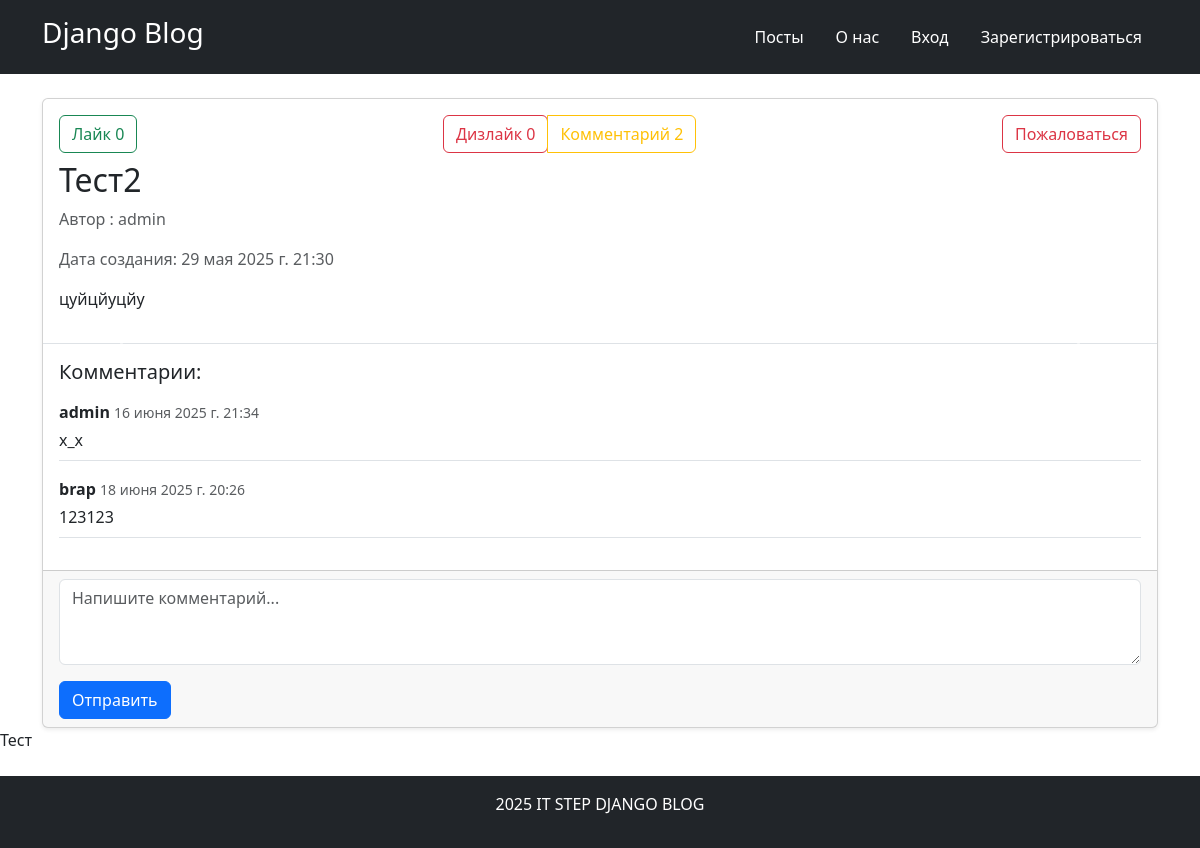
The page /posts/2 on the database its author committed.
### app/models.py (models this page shows, shortened)
class Post(models.Model):
    title = models.CharField(max_length=256, verbose_name="Название Поста")
    content = models.CharField(max_length=3000, verbose_name="Контент Поста")
    created_at = models.DateTimeField(auto_now_add=True, verbose_name="Дата Создания")
    author = models.ForeignKey(User, on_delete=models.CASCADE, verbose_name="Автор")
    def get_likes_count(self):
        return self.likes.count()
    def get_dislikes_count(self):
        return self.dislikes.count()
    def get_comments_count(self):
        return self.comments.count()
    def get_first_media(self):
        return self.media.order_by("created_at").first()
    class Meta:
        verbose_name_plural = "Посты"

class Comment(models.Model):
    post = models.ForeignKey(Post, on_delete=models.CASCADE, related_name="comments", verbose_name="Пост")
    body = models.CharField(max_length=1024, verbose_name="Содержимое")
    user = models.ForeignKey(User, on_delete=models.CASCADE, verbose_name="Пользователь")
    created_at = models.DateTimeField(auto_now_add=True, verbose_name="Дата Создания")
    class Meta:
        verbose_name_plural = "Комментарии"

### app/views.py (the view)
# urls.py: path("posts/<int:pk>", PostDetailView.as_view(), name="post-detail"),  # Получение поста
class PostDetailView(DetailView):
    model = Post
    template_name = "app/post_detail.html"
    context_object_name = "post"
    def get_context_data(self, **kwargs):
        context = super().get_context_data(**kwargs)
        context["comment_form"] = CommentForm()  # Добавлили переменную comment_form
        context["post_test"] = "Тест"
        return context

### app/forms.py
class CommentForm(forms.ModelForm):
    body = forms.CharField(widget=forms.Textarea(attrs={
        "class": "form-control",
        "rows": "3",
        "placeholder": "Напишите комментарий...",
    }))
    class Meta:
        model = Comment
        fields = ["body"]

### templates/app/post_detail.html (shortened to what this page needs)
{% extends 'base.html' %}
{% block main %}
<div class="container mt-4">
    <div class="card shadow-sm">
        <div class="card-body pb-0">
            <div class="d-flex justify-content-between flex-wrap gap-2 mb-2">
                <div class="btn-group">
                    <form action="{% url 'like' post.pk %}" method="post">
                        <button type="submit" class="btn btn-outline-success">
                            Лайк {{ post.get_likes_count }}
                        </button>
                    </form>
                </div>
                <div class="btn-group">
                    <form action="{% url 'dislike' post.pk %}" method="post">
                        <button type="submit" class="btn btn-outline-danger">
                            Дизлайк {{ post.get_dislikes_count }}
                        </button>
                    </form>
                    <a href="#comment" class="btn btn-outline-warning">
                        Комментарий {{ post.get_comments_count }}
                    </a>
                </div>
                <div class="btn-group">
                    {% if user == post.author %}
                    <a href="{% url 'post-update' post.pk %}" class="btn btn-outline-primary">
                        Редактировать
                    </a>
                    <a href="{% url 'post-delete' post.pk %}" class="btn btn-outline-danger">
                        Удалить
                    </a>
                    {% else %}
                    <a href="{% url 'create-report' post.pk %}" class="btn btn-outline-danger">
                        Пожаловаться
                    </a>
                    {% endif %}
                </div>
            </div>
        </div>
        <div class="card-body pt-0">
            <h2 class="card-title">
                {{ post.title }}
            </h2>
            <p class="text-muted">
                Автор : {{ post.author.username }}
            </p>
            <p class="text-muted">
                Дата создания: {{ post.created_at }}
            </p>
            <p class="card-text">
                {{ post.content }}
            </p>
        </div>
        {% if post.media %}
        <div id="postCarousel" class="carousel slide mt-3" data-bs-ride="carousel">
            <button class="carousel-control-prev" type="button" data-bs-target="#postCarousel" data-bs-slide="prev">
                <span class="carousel-control-prev-icon"></span>
            </button>
            <button class="carousel-control-next" type="button" data-bs-target="#postCarousel" data-bs-slide="next ">
                <span class="carousel-control-next-icon"></span>
            </button>
        </div>
        {% endif %}
        {% if post.comments.exists %}
        <div class="card-body border-top">
            <h5 class="mb-3">
                Комментарии:
            </h5>
            <ul class="list-unstyled">
                {% for comment in post.comments.all %}
                <li class="mb-3 pb-2 border-bottom">
                    <p class="mb-1">
                        <strong>{{ comment.user.username }}</strong>
                        <small class="text-muted">{{ comment.created_at }}</small>
                    </p>
                    <p class="mb-0">
                        {{ comment.body }}
                    </p>
                </li>
                {% endfor %}
            </ul>
        </div>
        {% else %}
        <div class="card-body border-top">
            <p class="text-muted">
                Комментариев пока нет...
            </p>
        </div>
        {% endif %}
        <div class="card-footer" id="comment">
            <form action="{% url 'comment' post.pk %}" method="post">
                <div class="mb-3">
                    {{ comment_form.body }}
                </div>
                <button class="btn btn-primary">Отправить</button>
            </form>
        </div>
    </div>
</div>
<p>{{ post_test }}</p>
{% endblock main %}

### rows shown on the page
Post: get_likes_count "0", get_dislikes_count "0", get_comments_count "2", title "Тест2", author.username "admin", created_at "29 мая 2025 г. 21:30", content "цуйцйуцйу"
Comment: user.username "admin", created_at "16 июня 2025 г. 21:34", body "х_х"
Comment: user.username "brap", created_at "18 июня 2025 г. 20:26", body "123123"

### other values the page prints
{{ post_test }} "Тест"
